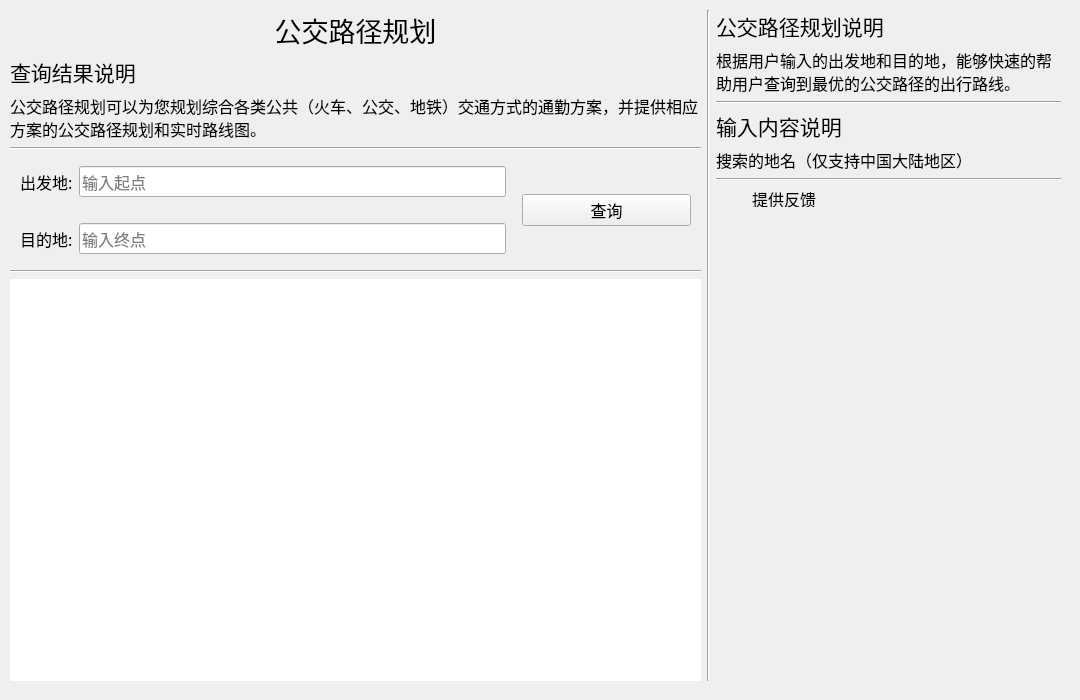
         <widget class="QWidget" name="busRoutePlanningTab">
          <attribute name="title">
           <string>公交路径规划</string>
          </attribute>
          <widget class="QWidget" name="horizontalLayoutWidget_7">
           <property name="geometry">
            <rect>
             <x>0</x>
             <y>0</y>
             <width>1071</width>
             <height>691</height>
            </rect>
           </property>
           <layout class="QHBoxLayout" name="busHorizontal1" stretch="2,0,1">
            <property name="leftMargin">
             <number>10</number>
            </property>
            <property name="topMargin">
             <number>10</number>
            </property>
            <property name="rightMargin">
             <number>10</number>
            </property>
            <property name="bottomMargin">
             <number>10</number>
            </property>
            <item>
             <layout class="QVBoxLayout" name="busVertical1">
              <item>
               <widget class="QLabel" name="busRoutePlanningLabel">
                <property name="font">
                 <font>
                  <family>微软雅黑</family>
                  <pointsize>20</pointsize>
                 </font>
                </property>
                <property name="text">
                 <string>公交路径规划</string>
                </property>
                <property name="alignment">
                 <set>Qt::AlignCenter</set>
                </property>
                <property name="margin">
                 <number>10</number>
                </property>
               </widget>
              </item>
              <item>
               <widget class="QLabel" name="busSearchResultContextLabel">
                <property name="font">
                 <font>
                  <family>微软雅黑 Light</family>
                  <pointsize>16</pointsize>
                 </font>
                </property>
                <property name="text">
                 <string>查询结果说明</string>
                </property>
                <property name="margin">
                 <number>10</number>
                </property>
               </widget>
              </item>
              <item>
               <widget class="QLabel" name="busSearchInformationLabel">
                <property name="font">
                 <font>
                  <family>微软雅黑 Light</family>
                  <pointsize>12</pointsize>
                 </font>
                </property>
                <property name="text">
                 <string>公交路径规划可以为您规划综合各类公共（火车、公交、地铁）交通方式的通勤方案，并提供相应方案的公交路径规划和实时路线图。</string>
                </property>
                <property name="wordWrap">
                 <bool>true</bool>
                </property>
                <property name="margin">
                 <number>10</number>
                </property>
               </widget>
              </item>
              <item>
               <widget class="Line" name="busRoutePlanningLine1">
                <property name="orientation">
                 <enum>Qt::Horizontal</enum>
                </property>
               </widget>
              </item>
              <item>
               <layout class="QHBoxLayout" name="busHorizontal2" stretch="3,1">
                <property name="rightMargin">
                 <number>10</number>
                </property>
                <item>
                 <layout class="QVBoxLayout" name="busVertical2">
                  <item>
                   <layout class="QHBoxLayout" name="busHorizontal3">
                    <property name="leftMargin">
                     <number>10</number>
                    </property>
                    <property name="topMargin">
                     <number>10</number>
                    </property>
                    <property name="rightMargin">
                     <number>10</number>
                    </property>
                    <property name="bottomMargin">
                     <number>10</number>
                    </property>
                    <item>
                     <widget class="QLabel" name="busDepartureLabel">
                      <property name="font">
                       <font>
                        <family>微软雅黑 Light</family>
                        <pointsize>12</pointsize>
                       </font>
                      </property>
                      <property name="text">
                       <string>出发地:</string>
                      </property>
                      <property name="margin">
                       <number>0</number>
                      </property>
                     </widget>
                    </item>
                    <item>
                     <widget class="QLineEdit" name="busDepartureLineEdit">
                      <property name="font">
                       <font>
                        <family>微软雅黑 Light</family>
                        <pointsize>12</pointsize>
                       </font>
                      </property>
                      <property name="placeholderText">
                       <string>输入起点</string>
                      </property>
                     </widget>
                    </item>
                   </layout>
                  </item>
                  <item>
                   <layout class="QHBoxLayout" name="busHorizontal4">
                    <property name="leftMargin">
                     <number>10</number>
                    </property>
                    <property name="topMargin">
                     <number>10</number>
                    </property>
                    <property name="rightMargin">
                     <number>10</number>
                    </property>
                    <property name="bottomMargin">
                     <number>10</number>
                    </property>
                    <item>
                     <widget class="QLabel" name="busDestinationLabel">
                      <property name="font">
                       <font>
                        <family>微软雅黑 Light</family>
                        <pointsize>12</pointsize>
                       </font>
                      </property>
                      <property name="text">
                       <string>目的地:</string>
                      </property>
                      <property name="margin">
                       <number>0</number>
                      </property>
                     </widget>
                    </item>
                    <item>
                     <widget class="QLineEdit" name="busDestinationLineEdit">
                      <property name="font">
                       <font>
                        <family>微软雅黑 Light</family>
                        <pointsize>12</pointsize>
                       </font>
                      </property>
                      <property name="placeholderText">
                       <string>输入终点</string>
                      </property>
                     </widget>
                    </item>
                   </layout>
                  </item>
                 </layout>
                </item>
                <item>
                 <widget class="QPushButton" name="busSearchButton">
                  <property name="font">
                   <font>
                    <family>微软雅黑 Light</family>
                    <pointsize>12</pointsize>
                   </font>
                  </property>
                  <property name="text">
                   <string>查询</string>
                  </property>
                 </widget>
                </item>
               </layout>
              </item>
              <item>
               <widget class="Line" name="busRoutePlanningLine2">
                <property name="orientation">
                 <enum>Qt::Horizontal</enum>
                </property>
               </widget>
              </item>
              <item>
               <widget class="QTextEdit" name="busResultTextEdit">
                <property name="font">
                 <font>
                  <family>微软雅黑 Light</family>
                  <pointsize>12</pointsize>
                 </font>
                </property>
                <property name="styleSheet">
                 <string notr="true">QTextEdit{
    color: Black;
    background: #FFFFFF;
    NoFrame;
}</string>
                </property>
                <property name="frameShape">
                 <enum>QFrame::NoFrame</enum>
                </property>
               </widget>
              </item>
             </layout>
            </item>
            <item>
             <widget class="Line" name="busRoutePlanningLine5">
              <property name="orientation">
               <enum>Qt::Vertical</enum>
              </property>
             </widget>
            </item>
            <item>
             <layout class="QVBoxLayout" name="busVertical3">
              <item>
               <widget class="QLabel" name="busRoutePlanningInformationLabel">
                <property name="font">
                 <font>
                  <family>微软雅黑 Light</family>
                  <pointsize>16</pointsize>
                 </font>
                </property>
                <property name="text">
                 <string>公交路径规划说明</string>
                </property>
                <property name="margin">
                 <number>10</number>
                </property>
               </widget>
              </item>
              <item>
               <widget class="QLabel" name="busRoutePlanningDetailInformationLabel">
                <property name="font">
                 <font>
                  <family>微软雅黑 Light</family>
                  <pointsize>12</pointsize>
                 </font>
                </property>
                <property name="text">
                 <string>根据用户输入的出发地和目的地，能够快速的帮助用户查询到最优的公交路径的出行路线。</string>
                </property>
                <property name="wordWrap">
                 <bool>true</bool>
                </property>
                <property name="margin">
                 <number>10</number>
                </property>
               </widget>
              </item>
              <item>
               <widget class="Line" name="busRoutePlanningLine3">
                <property name="orientation">
                 <enum>Qt::Horizontal</enum>
                </property>
               </widget>
              </item>
              <item>
               <widget class="QLabel" name="busInputContextLabel">
                <property name="font">
                 <font>
                  <family>微软雅黑 Light</family>
                  <pointsize>16</pointsize>
                 </font>
                </property>
                <property name="text">
                 <string>输入内容说明</string>
                </property>
                <property name="margin">
                 <number>10</number>
                </property>
               </widget>
              </item>
              <item>
               <widget class="QLabel" name="busInputInformationLabel">
                <property name="font">
                 <font>
                  <family>微软雅黑 Light</family>
                  <pointsize>12</pointsize>
                 </font>
                </property>
                <property name="text">
                 <string>搜索的地名（仅支持中国大陆地区）</string>
                </property>
                <property name="margin">
                 <number>10</number>
                </property>
               </widget>
              </item>
              <item>
               <widget class="Line" name="busRoutePlanningLine4">
                <property name="orientation">
                 <enum>Qt::Horizontal</enum>
                </property>
               </widget>
              </item>
              <item>
               <layout class="QHBoxLayout" name="busHorizontal5">
                <property name="leftMargin">
                 <number>10</number>
                </property>
                <item>
                 <widget class="QLabel" name="busFeedBackPhotoLabel">
                  <property name="maximumSize">
                   <size>
                    <width>20</width>
                    <height>20</height>
                   </size>
                  </property>
                  <property name="text">
                   <string/>
                  </property>
                 </widget>
                </item>
                <item>
                 <widget class="QLabel" name="busFeedBackLabel">
                  <property name="maximumSize">
                   <size>
                    <width>16777215</width>
                    <height>20</height>
                   </size>
                  </property>
                  <property name="font">
                   <font>
                    <family>微软雅黑 Light</family>
                    <pointsize>12</pointsize>
                   </font>
                  </property>
                  <property name="text">
                   <string>&lt;html&gt;&lt;head/&gt;&lt;body&gt;&lt;p&gt;&lt;a href=&quot;https://github.com/&quot;&gt;&lt;span style=&quot; color:#000000;&quot;&gt;提供反馈&lt;/span&gt;&lt;/a&gt;&lt;/p&gt;&lt;/body&gt;&lt;/html&gt;</string>
                  </property>
                  <property name="margin">
                   <number>0</number>
                  </property>
                  <property name="openExternalLinks">
                   <bool>true</bool>
                  </property>
                 </widget>
                </item>
               </layout>
              </item>
              <item>
               <spacer name="busRoutePlanningSpacer2">
                <property name="orientation">
                 <enum>Qt::Vertical</enum>
                </property>
                <property name="sizeHint" stdset="0">
                 <size>
                  <width>20</width>
                  <height>40</height>
                 </size>
                </property>
               </spacer>
              </item>
             </layout>
            </item>
           </layout>
          </widget>
         </widget>
